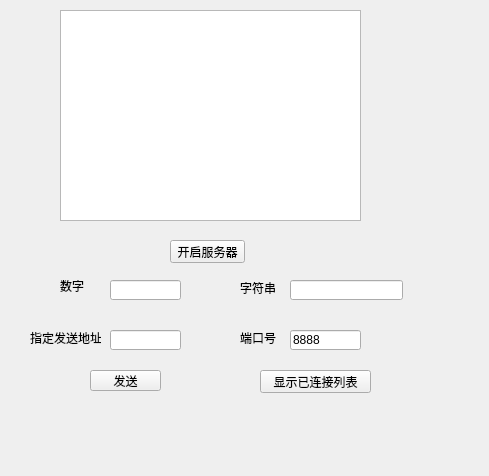
<?xml version="1.0" encoding="UTF-8"?>
<ui version="4.0">
 <class>Widget</class>
 <widget class="QWidget" name="Widget">
  <property name="geometry">
   <rect>
    <x>0</x>
    <y>0</y>
    <width>489</width>
    <height>476</height>
   </rect>
  </property>
  <property name="windowTitle">
   <string>Widget</string>
  </property>
  <widget class="QTextEdit" name="textEdit">
   <property name="geometry">
    <rect>
     <x>60</x>
     <y>10</y>
     <width>301</width>
     <height>211</height>
    </rect>
   </property>
  </widget>
  <widget class="QPushButton" name="pushButton">
   <property name="geometry">
    <rect>
     <x>170</x>
     <y>240</y>
     <width>75</width>
     <height>23</height>
    </rect>
   </property>
   <property name="text">
    <string>开启服务器</string>
   </property>
  </widget>
  <widget class="QLineEdit" name="lineEdit">
   <property name="geometry">
    <rect>
     <x>290</x>
     <y>280</y>
     <width>113</width>
     <height>20</height>
    </rect>
   </property>
  </widget>
  <widget class="QLineEdit" name="lineEdit_2">
   <property name="geometry">
    <rect>
     <x>110</x>
     <y>280</y>
     <width>71</width>
     <height>20</height>
    </rect>
   </property>
  </widget>
  <widget class="QLabel" name="label">
   <property name="geometry">
    <rect>
     <x>60</x>
     <y>280</y>
     <width>54</width>
     <height>12</height>
    </rect>
   </property>
   <property name="text">
    <string>数字</string>
   </property>
  </widget>
  <widget class="QLabel" name="label_2">
   <property name="geometry">
    <rect>
     <x>240</x>
     <y>280</y>
     <width>41</width>
     <height>16</height>
    </rect>
   </property>
   <property name="text">
    <string>字符串</string>
   </property>
  </widget>
  <widget class="QPushButton" name="pushButton_2">
   <property name="geometry">
    <rect>
     <x>90</x>
     <y>370</y>
     <width>71</width>
     <height>21</height>
    </rect>
   </property>
   <property name="text">
    <string>发送</string>
   </property>
  </widget>
  <widget class="QPushButton" name="pushButton_3">
   <property name="geometry">
    <rect>
     <x>260</x>
     <y>370</y>
     <width>111</width>
     <height>23</height>
    </rect>
   </property>
   <property name="text">
    <string>显示已连接列表</string>
   </property>
  </widget>
  <widget class="QLabel" name="label_3">
   <property name="geometry">
    <rect>
     <x>30</x>
     <y>330</y>
     <width>71</width>
     <height>16</height>
    </rect>
   </property>
   <property name="text">
    <string>指定发送地址</string>
   </property>
  </widget>
  <widget class="QLineEdit" name="lineEdit_3">
   <property name="geometry">
    <rect>
     <x>110</x>
     <y>330</y>
     <width>71</width>
     <height>20</height>
    </rect>
   </property>
  </widget>
  <widget class="QLineEdit" name="lineEdit_4">
   <property name="geometry">
    <rect>
     <x>290</x>
     <y>330</y>
     <width>71</width>
     <height>20</height>
    </rect>
   </property>
   <property name="text">
    <string>8888</string>
   </property>
  </widget>
  <widget class="QLabel" name="label_4">
   <property name="geometry">
    <rect>
     <x>240</x>
     <y>330</y>
     <width>41</width>
     <height>16</height>
    </rect>
   </property>
   <property name="text">
    <string>端口号</string>
   </property>
  </widget>
 </widget>
 <layoutdefault spacing="6" margin="11"/>
 <resources/>
 <connections/>
</ui>
